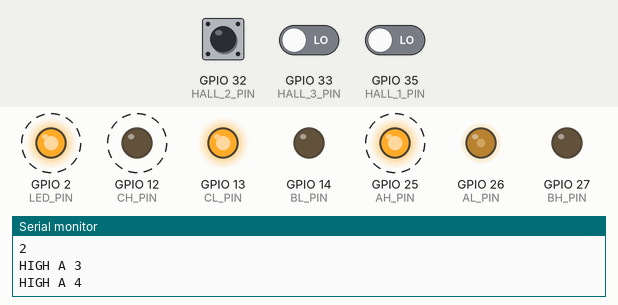
The sketch below on a simulated ESP32. Shown: output pins drawn as LEDs (lit = HIGH), the last lines printed to the serial monitor. Dashed ring = blinking. Inputs (shaded band) come from the test bench; at power-on: GPIO 32 (HALL_2_PIN) LOW, GPIO 33 (HALL_3_PIN) LOW, GPIO 35 (HALL_1_PIN) LOW (analog values on the 0–4095 scale).

Above: at 0.45 s.
At 1.5 s:
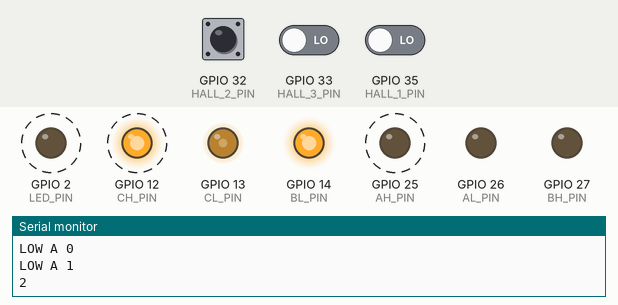
2.1 s: GPIO 32 (HALL_2_PIN) pulsed HIGH 2 times (0.12 s each, 0.3 s apart)
At 2.8 s:
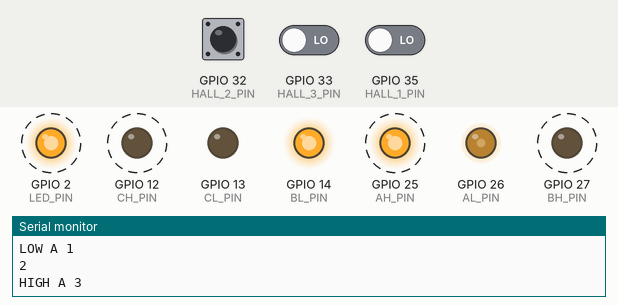
Timing chart, 0 to 11.3 s (numbered marks = the images above; inputs shaded):
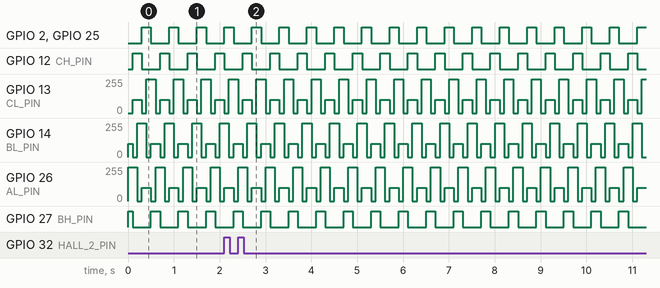

The sketch:

Motor_Controller_Rev02_V1.ino
```cpp
#define THROTTLE_PIN 34   // Throttle pin
#define THROTTLE_LOW 150  // These LOW and HIGH values are used to scale the ADC reading. More on this below
#define THROTTLE_HIGH 380
/*
#define THROTTLE_PIN 34   // Throttle pin
#define THROTTLE_LOW 230  // These LOW and HIGH values are used to scale the ADC reading. More on this below
#define THROTTLE_HIGH 380
*/
#define HALL_1_PIN 35  //white
#define HALL_2_PIN 32  //green
#define HALL_3_PIN 33  //blue


#include "lowPass.h"

LowPass<1> lpTop(0.1, 1e3, true);

// channel A - U - red
// channel B - W - black
// channel C - V - yellow

#define AH_PIN 25  // Pins from the Teensy to the gate drivers. AH = A high, etc
#define AL_PIN 26
#define BH_PIN 27
#define BL_PIN 14
#define CH_PIN 12
#define CL_PIN 13

#define LED_PIN 2  // Built in LED

#define HALL_OVERSAMPLE 4  // Hall oversampling count. More on this in the getHalls() function

uint8_t hallToMotor[8] = { 255, 255, 255, 255, 255, 255, 255, 255 };

int stepstate = 0;

//////////////////////////////////////////////////////////////////////////////////////////////////////////////////////////////////////////////////////////////////////////

void setup() {  // The setup function is called ONCE on boot-up
  Serial.begin(115200);

  // set led status pin
  pinMode(LED_PIN, OUTPUT);

  // enable Input signal pin for mosfet drivers
  pinMode(AH_PIN, OUTPUT);
  pinMode(BH_PIN, OUTPUT);
  pinMode(CH_PIN, OUTPUT);

  /////////////////////////////////////////////////////////////////////////////////////
  // set SD_bar signal pin using PWM to drive the mosfet driver
  const int freq = 5000;
  const int resolution = 8;

  ledcSetup(2, freq, resolution);
  ledcSetup(3, freq, resolution);
  ledcSetup(4, freq, resolution);

  ledcAttachPin(AL_PIN, 2);
  ledcAttachPin(BL_PIN, 3);
  ledcAttachPin(CL_PIN, 4);

  /////////////////////////////////////////////////////////////////////////////////////
  // Read analog input from hall effect sensors and throttle
  analogReadResolution(8);
  pinMode(HALL_1_PIN, INPUT);  // Set the hall pins as input
  pinMode(HALL_2_PIN, INPUT);
  pinMode(HALL_3_PIN, INPUT);

  pinMode(THROTTLE_PIN, INPUT);

  // identifyHalls();                  // Uncomment this if you want the controller to auto-identify the hall states at startup!
}

//////////////////////////////////////////////////////////////////////////////////////////////////////////////////////////////////////////////////////////////////////////

void loop() {
  // The loop function is called repeatedly, once setup() is done
  int hallState1 = digitalRead(HALL_1_PIN);
  int hallState2 = digitalRead(HALL_2_PIN);
  int hallState3 = digitalRead(HALL_3_PIN);

  // uint8_t throttle = readThrottle();  // readThrottle() is slow. So do the more important things 200 times more often
  // for(uint8_t i = 0; i < 200; i++)
  // {
  //   uint8_t hall = getHalls();              // Read from the hall sensors
  //   uint8_t motorState = hallToMotor[hall]; // Convert from hall values (from 1 to 6) to motor state values (from 0 to 5) in the correct order. This line is magic
  //   writePWM(motorState, throttle);         // Actually command the transistors to switch into specified sequence and PWM value
  // }

  /////////////////////////////////////////////////////////////////////////////////////
  // step sequencer using hall effect inputs
  if (hallState1 == 1 && hallState2 == 1 && hallState3 == 0) stepstate = 3;
  else if (hallState1 == 1 && hallState2 == 0 && hallState3 == 0) stepstate = 2;
  else if (hallState1 == 1 && hallState2 == 0 && hallState3 == 1) stepstate = 1;
  else if (hallState1 == 0 && hallState2 == 0 && hallState3 == 1) stepstate = 0;
  else if (hallState1 == 0 && hallState2 == 1 && hallState3 == 1) stepstate = 5;
  else if (hallState1 == 0 && hallState2 == 1 && hallState3 == 0) stepstate = 4;
  else stepstate = 7;

  /////////////////////////////////////////////////////////////////////////////////////
  // write the output to the writePWM function, which changes mosfet driver outputs accordingly
  // writePWM(stepstate, readThrottle());

  for (int i = 0; i < 6; i++) {
    writePWM(i, 100);

    // writePWM(0, 200);
    Serial.print(i);
    delay(100);

    // writePhases(50, 125, 125, 0, 0, 0);

    // Serial.print(readThrottle());
    // Serial.print("  ");
    // Serial.print(analogRead(THROTTLE_PIN));
    // Serial.print("  ");
    // // Serial.print(getHalls());
    // Serial.print(stepstate);

    // Serial.print("  ");
    // Serial.print("  ");
    // Serial.print(hallState1);
    // Serial.print("  ");
    // Serial.print(hallState2);
    // Serial.print("  ");
    // Serial.print(hallState3);
    // Serial.print("  ");
    Serial.println();
  }
}

//////////////////////////////////////////////////////////////////////////////////////////////////////////////////////////////////////////////////////////////////////////

/* Magic function to do hall auto-identification. Moves the motor to all 6 states, then reads the hall values from each one
 *
 * Note, that in order to get a clean hall reading, we actually need to commutate to half-states. So instead of going to state 3, for example
 * we commutate to state 3.5, by rapidly switching between states 3 and 4. After waiting for a while (half a second), we read the hall value.
 * Finally, print it
 */

void identifyHalls() {
  for (uint8_t i = 0; i < 6; i++) {
    uint8_t nextState = (i + 1) % 6;  // Calculate what the next state should be. This is for switching into half-states
    Serial.print("Going to ");
    Serial.println(i);
    for (uint16_t j = 0; j < 200; j++)  // For a while, repeatedly switch between states
    {
      delay(1);
      writePWM(i, 20);
      delay(1);
      writePWM(nextState, 20);
    }
    hallToMotor[getHalls()] = (i + 2) % 6;  // Store the hall state - motor state correlation. Notice that +2 indicates 90 degrees ahead, as we're at half states
  }

  writePWM(0, 0);  // Turn phases off

  for (uint8_t i = 0; i < 8; i++)  // Print out the array
  {
    Serial.print(hallToMotor[i]);
    Serial.print(", ");
  }
  Serial.println();
}

//////////////////////////////////////////////////////////////////////////////////////////////////////////////////////////////////////////////////////////////////////////
/* This function takes a motorState (from 0 to 5) as an input, and decides which transistors to turn on
 * dutyCycle is from 0-255, and sets the PWM value.
 *
 * Note if dutyCycle is zero, or if there's an invalid motorState, then it turns all transistors off
 */

void writePWM(uint8_t motorState, uint8_t dutyCycle) {
  if (dutyCycle == 0)  // If zero throttle, turn all off
    motorState = 255;

  if (motorState == 0)
    writePhases(0, dutyCycle, 0, 1, 0, 0);  // LOW A, HIGH B
  else if (motorState == 1)
    writePhases(0, 0, dutyCycle, 1, 0, 0);  // LOW A, HIGH C
  else if (motorState == 2)
    writePhases(0, 0, dutyCycle, 0, 1, 0);  // LOW B, HIGH C
  else if (motorState == 3)
    writePhases(dutyCycle, 0, 0, 0, 1, 0);  // LOW B, HIGH A
  else if (motorState == 4)
    writePhases(dutyCycle, 0, 0, 0, 0, 1);  // LOW C, HIGH A
  else if (motorState == 5)
    writePhases(0, dutyCycle, 0, 0, 0, 1);  // LOW C, HIGH B
  else                                      // All off
    writePhases(0, 0, 0, 0, 0, 0);
}


//////////////////////////////////////////////////////////////////////////////////////////////////////////////////////////////////////////////////////////////////////////
/* Helper function to actually write values to transistors. For the low sides, takes a 0 or 1 for on/off
 * For high sides, takes 0-255 for PWM value
 */

void writePhases(uint8_t ah, uint8_t bh, uint8_t ch, uint8_t al, uint8_t bl, uint8_t cl) {

  if (ah > 0 && al == 0) {
    digitalWrite(AH_PIN, 1);      // set high state
    ledcWrite(2, ah);             //pwm on enable pin
    digitalWrite(LED_PIN, HIGH);  // LED pin here to indicate the motor controller is working without using any probs
    Serial.print("HIGH A ");

  } else if (ah == 0 && al > 0) {
    digitalWrite(AH_PIN, 0);  // set low state
    ledcWrite(2, 255);        //pwm on enable pin
    digitalWrite(LED_PIN, LOW);

    Serial.print("LOW A ");
  } else {
    digitalWrite(AH_PIN, 0);  // set low state
    ledcWrite(2, 0);          //disable pwm on enable pin
    digitalWrite(LED_PIN, LOW);
  }

  /////////////////////////////////////////////////////////////////////////////////////

  if (bh > 0 && bl == 0) {
    digitalWrite(BH_PIN, 1);  // set high state
    ledcWrite(3, bh);         //pwm on enable pin

    // Serial.print("HIGH B ");
  } else if (bh == 0 && bl > 0) {
    digitalWrite(BH_PIN, 0);  // set low state
    ledcWrite(3, 255);        //pwm on enable pin
  } else {
    digitalWrite(BH_PIN, 0);  // set low state
    ledcWrite(3, 0);          //disable pwm on enable pin
  }

  /////////////////////////////////////////////////////////////////////////////////////

  if (ch > 0 && cl == 0) {
    digitalWrite(CH_PIN, 1);  // set high state
    ledcWrite(4, ch);         //pwm on enable pin
  } else if (ch == 0 && cl > 0) {
    digitalWrite(CH_PIN, 0);  // set low state
    ledcWrite(4, 255);        //pwm on enable pin
  } else {
    digitalWrite(CH_PIN, 0);  // set low state
    ledcWrite(4, 0);          //disable pwm on enable pin
  }
}


//////////////////////////////////////////////////////////////////////////////////////////////////////////////////////////////////////////////////////////////////////////


/* Read hall sensors WITH oversamping. This is required, as the hall sensor readings are often noisy.
 * This function reads the sensors multiple times (defined by HALL_OVERSAMPLE) and only sets the output
 * to a 1 if a majority of the readings are 1. This really helps reject noise. If the motor starts "cogging" or "skipping"
 * at low speed and high torque, try increasing the HALL_OVERSAMPLE value
 *
 * Outputs a number, with the last 3 binary digits corresponding to hall readings. Thus 0 to 7, or 1 to 6 in normal operation
 */

uint8_t getHalls() {
  uint8_t hallCounts[] = { 0, 0, 0 };
  for (uint8_t i = 0; i < HALL_OVERSAMPLE; i++)  // Read all the hall pins repeatedly, tally results
  {
    hallCounts[0] += digitalRead(HALL_1_PIN);
    hallCounts[1] += digitalRead(HALL_2_PIN);
    hallCounts[2] += digitalRead(HALL_3_PIN);
  }

  uint8_t hall = 0;

  if (hallCounts[0] >= HALL_OVERSAMPLE / 2)  // If votes >= threshold, call that a 1
    hall |= (1 << 0);                        // Store a 1 in the 0th bit
  if (hallCounts[1] >= HALL_OVERSAMPLE / 2)
    hall |= (1 << 1);  // Store a 1 in the 1st bit
  if (hallCounts[2] >= HALL_OVERSAMPLE / 2)
    hall |= (1 << 2);  // Store a 1 in the 2nd bit

  return hall & 0x7;  // Just to make sure we didn't do anything stupid, set the maximum output value to 7
}


/* Read the throttle value from the ADC. Because our ADC can read from 0v-3.3v, but the throttle doesn't output over this whole range,
 * scale the throttle reading to take up the full range of 0-255
 */

uint8_t readThrottle() {
  int32_t adc = analogRead(THROTTLE_PIN);  // Note, analogRead can be slow!

  adc = lpTop.filt(adc);  // low pass filter on throttle input

  // Scale the output between 0 and 120, out of 0-255 (to limit the max speed of the car)
  adc = map(adc, THROTTLE_LOW, THROTTLE_HIGH, 0, 120);
  return adc;
}
```

lowPass.h
```cpp
template<int order>  // order is 1 or 2
class LowPass {
private:
  float a[order];
  float b[order + 1];
  float omega0;
  float dt;
  bool adapt;
  float tn1 = 0;
  float x[order + 1];  // Raw values
  float y[order + 1];  // Filtered values

public:
  LowPass(float f0, float fs, bool adaptive) {
    // f0: cutoff frequency (Hz)
    // fs: sample frequency (Hz)
    // adaptive: boolean flag, if set to 1, the code will automatically set
    // the sample frequency based on the time history.

    omega0 = 6.28318530718 * f0;
    dt = 1.0 / fs;
    adapt = adaptive;
    tn1 = -dt;
    for (int k = 0; k < order + 1; k++) {
      x[k] = 0;
      y[k] = 0;
    }
    setCoef();
  }

  void setCoef() {
    if (adapt) {
      float t = micros() / 1.0e6;
      dt = t - tn1;
      tn1 = t;
    }

    float alpha = omega0 * dt;
    if (order == 1) {
      a[0] = -(alpha - 2.0) / (alpha + 2.0);
      b[0] = alpha / (alpha + 2.0);
      b[1] = alpha / (alpha + 2.0);
    }
    if (order == 2) {
      float alphaSq = alpha * alpha;
      float beta[] = { 1, sqrt(2), 1 };
      float D = alphaSq * beta[0] + 2 * alpha * beta[1] + 4 * beta[2];
      b[0] = alphaSq / D;
      b[1] = 2 * b[0];
      b[2] = b[0];
      a[0] = -(2 * alphaSq * beta[0] - 8 * beta[2]) / D;
      a[1] = -(beta[0] * alphaSq - 2 * beta[1] * alpha + 4 * beta[2]) / D;
    }
  }

  float filt(float xn) {
    // Provide me with the current raw value: x
    // I will give you the current filtered value: y
    if (adapt) {
      setCoef();  // Update coefficients if necessary
    }
    y[0] = 0;
    x[0] = xn;
    // Compute the filtered values
    for (int k = 0; k < order; k++) {
      y[0] += a[k] * y[k + 1] + b[k] * x[k];
    }
    y[0] += b[order] * x[order];

    // Save the historical values
    for (int k = order; k > 0; k--) {
      y[k] = y[k - 1];
      x[k] = x[k - 1];
    }

    // Return the filtered value
    return y[0];
  }
};

// // Filter instance
// LowPass<1> lpTop(0.1, 1e3, true);
// LowPass<1> lpBottom(0.1, 1e3, true);

// LowPass<1> lpEncTop(3, 1e3, true);
// LowPass<1> lpEncBottom(3, 1e3, true);

// void setup() {
//   Serial.begin(115200);
// }

// void loop() {
//   // Read pin A0 and compute current in mA
//   // -- replace these two lines with your own sensor --
//   int analogValue = analogRead(49);

//   float xn = (analogValue*5.0/1023.0 - 2.503)/0.185*1000;

//   // Compute the filtered signal
//   float yn = lp.filt(xn);

//   // Output
//   Serial.print(xn);
//   Serial.print(" ");
//   Serial.print(yn);
//   Serial.println();
//   delayMicroseconds(200);
// }
```

Measured:
- by itself, GPIO 2 (LED_PIN), GPIO 12 (CH_PIN), GPIO 25 (AH_PIN), GPIO 27 (BH_PIN): alternates HIGH for 0.20 s and LOW for 0.40 s
- by itself, GPIO 13 (CL_PIN): repeats every 0.60 s: 255/255 0.20 s, 0/255 0.10 s, 100/255 0.20 s, 0/255 0.10 s
- by itself, GPIO 14 (BL_PIN): repeats every 0.60 s: 100/255 0.20 s, 0/255 0.10 s, 255/255 0.20 s, 0/255 0.10 s
- by itself, GPIO 26 (AL_PIN): repeats every 0.60 s: 0/255 0.10 s, 255/255 0.20 s, 0/255 0.10 s, 100/255 0.20 s
